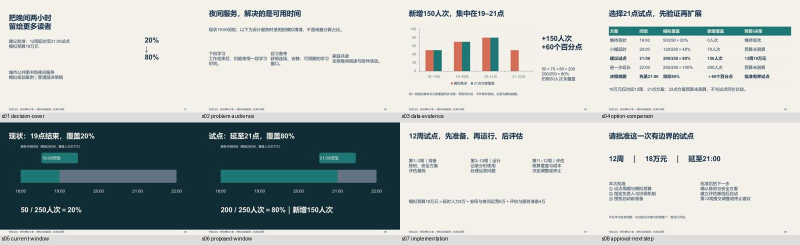
#> input picture examples/library-night-pilot/integration-acceptance-contact.jpg, 1600 x 490 px (shown at 1/2 size)
$ python -i chart_build_measure.py   (imports and definitions only)
#> lines starting #> are read from the running program, lines starting #| are printed output that depends on the picture
"""Fixture-specific independent native pixel visibility audit; Pillow + NumPy."""
import argparse,json
from pathlib import Path
import numpy as np
from PIL import Image
# [1 line that did not run here, left out]
if out.exists():raise FileExistsError('Refusing overwrite')
# [1 line that did not run here, left out]
colors=[np.array([0,127,134]),np.array([232,135,53])]
# [1 line not run here, left out]
bars=[]
# [8 lines not run here, left out]
def normalize(path):
 im=Image.open(path).convert('RGB');w,h=im.size
#> in normalize, im is the input picture: PIL image 1600x490 RGB; mean R, G, B 185.8, 192, 189.6
#> after `w, h = im.size`: w = 1600; h = 490
 if w/h>16/9:
  nw=round(h*16/9);x=(w-nw)//2;im=im.crop((x,0,x+nw,h))
#> after `nw = round(h * 16 / 9)`: nw = 871
#> after `x = (w - nw) // 2`: x = 364
#> after `im = im.crop((x, 0, x + nw, h))`:
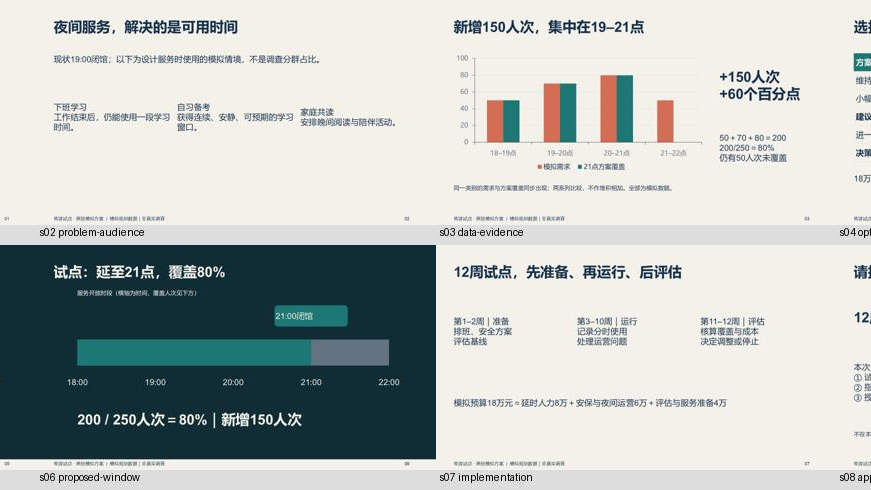
#> im: PIL image 871x490 RGB; mean R, G, B 186.5, 192.1, 189.6
 else:
  nh=round(w*9/16);y=(h-nh)//2;im=im.crop((0,y,w,y+nh))
 return np.asarray(im.resize((1600,900),Image.Resampling.LANCZOS)).astype(int)
checks=[]
# [15 lines not run here, left out]

>>> result = normalize('../../examples/library-night-pilot/integration-acceptance-contact.jpg')

$ run again, on examples/library-night-pilot/native-verification/movie-contact.jpg
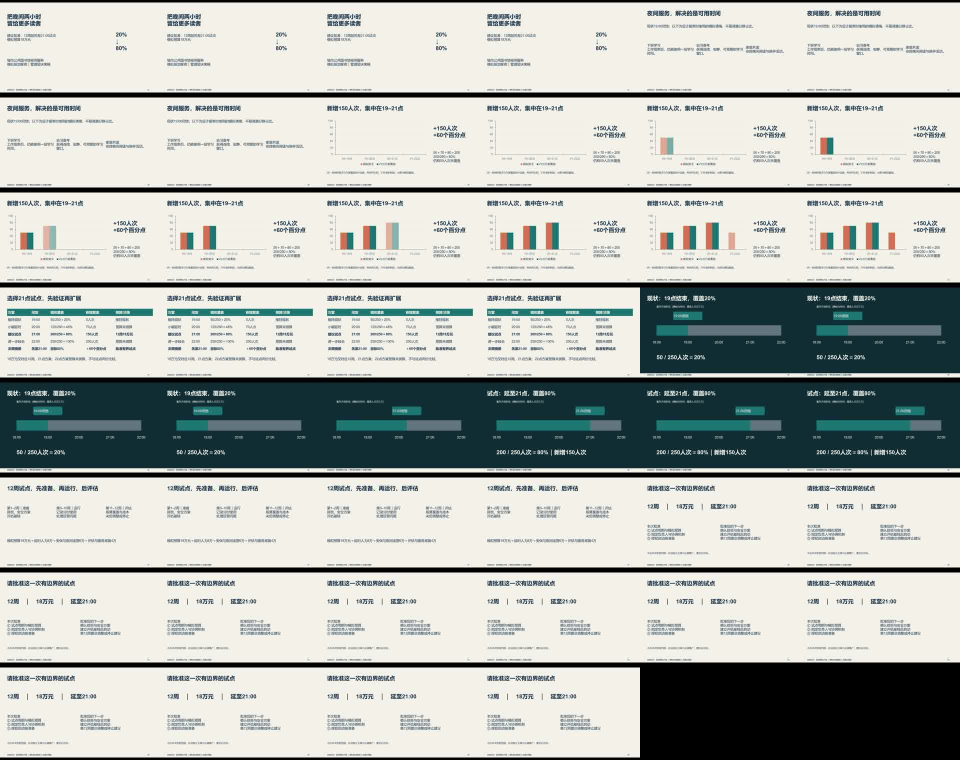
#> input picture examples/library-night-pilot/native-verification/movie-contact.jpg, 1920 x 1520 px (shown at 1/2 size)
#> in normalize, im is the input picture: PIL image 1920x1520 RGB; mean R, G, B 180.2, 184.3, 179.4
#> in normalize, `im = im.crop((0, y, w, y + nh))`:
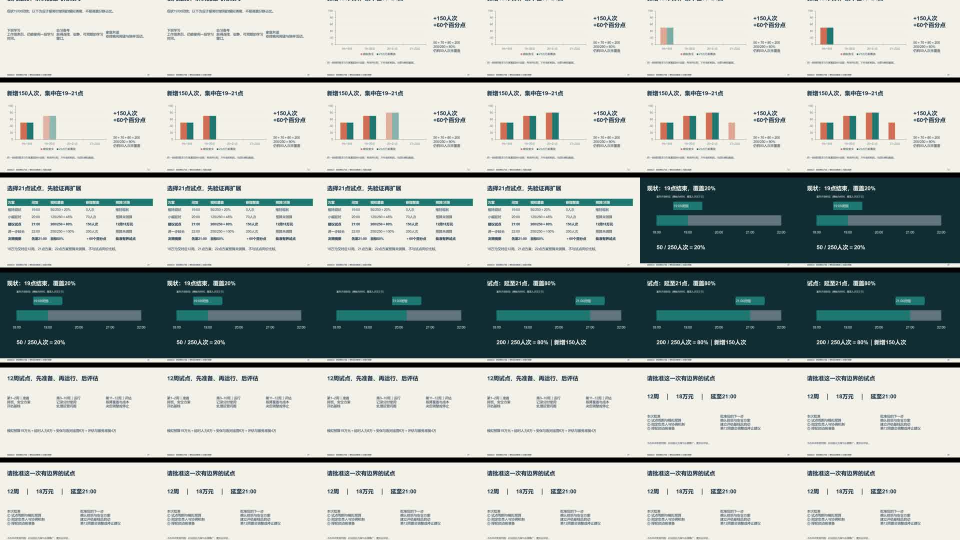
#> im: PIL image 1920x1080 RGB (shown at 1/2 size); mean R, G, B 177.3, 183.5, 179
#> in normalize, `return np.asarray(im.resize((1600,900),Image.Resampling.LANCZOS)).asty..`:
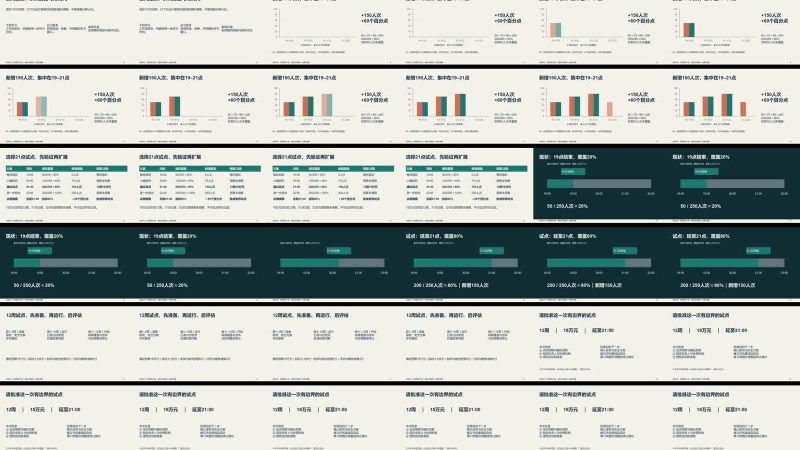
#> returned value: shape (900, 1600, 3) int64 (shown at 1/2 size); mean of channels 0, 1, 2 177.4, 183.6, 179.1; drawn as R, G, B
